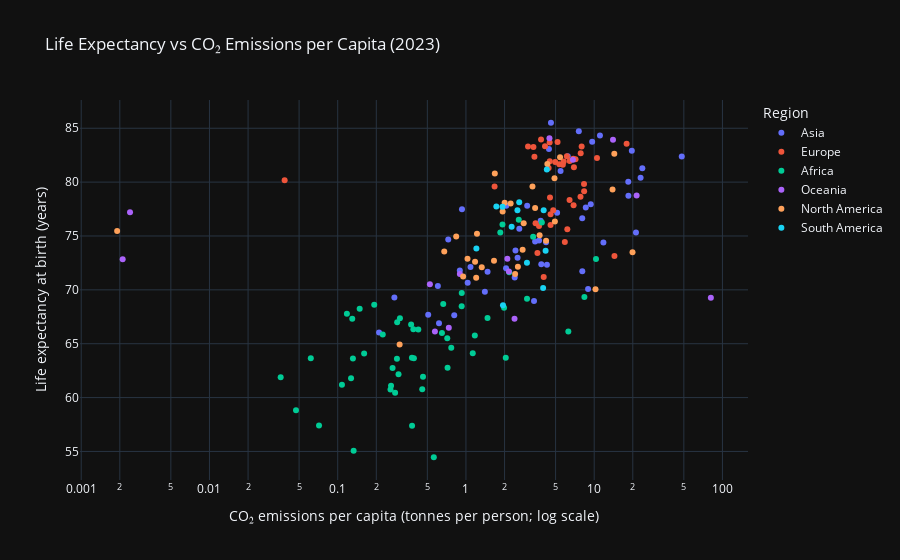

Here is the notebook cell this chart was saved with:
### Code cell
import pandas as pd
import plotly.express as px

# --------------------------------------------------------------
# Load the dataset
# --------------------------------------------------------------
# The dataset is sourced from Our World in Data (OWID) and provides
# information on life expectancy at birth and CO₂ emissions per capita
# for multiple countries and regions worldwide.
# The goal is to explore the potential relationship between these two variables.
input_file_path = '../Datos/life-expectancy-at-birth-vs-co-emissions-per-capita.xlsx'

# Read the Excel file and specify the relevant sheet
df = pd.read_excel(input_file_path, sheet_name='life-expectancy-at-birth-vs-co-')

# --------------------------------------------------------------
# Filter data for the year 2023
# --------------------------------------------------------------
# Selecting only the most recent year allows us to focus on
# the current global state rather than temporal trends.
df_2023 = df[df['Year'] == 2023]

# --------------------------------------------------------------
# Select relevant variables
# --------------------------------------------------------------
# Only keep the columns that are necessary for the analysis:
#   - Country name
#   - Life expectancy at birth
#   - CO₂ emissions per capita
#   - World region (used for color grouping in the visualization)
df_2023 = df_2023[[
    'Entity',
    'Life expectancy - Sex: all - Age: 0 - Variant: estimates',
    'Carbon dioxide (CO2) emissions excluding LULUCF per capita (t CO2e/capita)',
    'World regions according to OWID'
]]

# --------------------------------------------------------------
# Rename columns for readability
# --------------------------------------------------------------
# Shorter and clearer names are used to simplify data handling and improve plot labels.
df_2023 = df_2023.rename(columns={
    'Entity': 'Country',
    'Life expectancy - Sex: all - Age: 0 - Variant: estimates': 'Life expectancy',
    'Carbon dioxide (CO2) emissions excluding LULUCF per capita (t CO2e/capita)': 'CO2 emissions per capita',
    'World regions according to OWID': 'Region'
})

# --------------------------------------------------------------
# Clean missing data
# --------------------------------------------------------------
# Remove any entries that lack essential information
# (either life expectancy or CO₂ emissions data).
df_2023 = df_2023.dropna(subset=['Life expectancy', 'CO2 emissions per capita'])

# Also remove rows with missing or empty 'Region' values,
# ensuring consistent grouping in the visualization.
df_2023_cleaned = df_2023[df_2023['Region'].notna() & (df_2023['Region'] != '')]

# --------------------------------------------------------------
# Create an interactive scatter plot using Plotly
# --------------------------------------------------------------
# Each point represents a country, colored by its world region.
# The X-axis uses a logarithmic scale to better visualize the
# wide range of CO₂ emission values across countries.
fig = px.scatter(
    df_2023_cleaned,
    x='CO2 emissions per capita',
    y='Life expectancy',
    color='Region',
    hover_name='Country',  # Display country name on hover
    log_x=True,            # Logarithmic X-axis to handle large value differences
    title="Life Expectancy vs CO₂ Emissions per Capita (2023)",
    labels={
        'CO2 emissions per capita': 'CO₂ emissions per capita (tonnes per person; log scale)',
        'Life expectancy': 'Life expectancy at birth (years)'
    }
)

# --------------------------------------------------------------
# Export the figure
# --------------------------------------------------------------
# The interactive chart is saved as an HTML file, allowing users to
# explore the data dynamically (zoom, hover, filter, etc.) outside Python.
output_file_path = '../Graphs/life_expectancy_vs_co2_2023_cleaned.html'
fig.write_html(output_file_path)

# Display the interactive visualization in the notebook or browser
fig.show()

### Figure 1 — Plotly figure (JSON) as saved in the notebook; plotly's stock layout.template omitted (floating-point values rounded to 4 significant figures)
{"data": [{"hovertemplate": "<b>%{hovertext}</b><br><br>Region=Asia<br>CO₂ emissions per capita (tonnes per person; log scale)=%{x}<br>Life expectancy at birth (years)=%{y}<extra></extra>", "hovertext": ["Afghanistan", "Armenia", "Azerbaijan", "Bahrain", "Bangladesh", "Bhutan", "Brunei", "Cambodia", "China", "East Timor", "Georgia", "Hong Kong", "India", "Indonesia", "Iran", "Iraq", "Israel", "Japan", "Jordan", "Kazakhstan", "Kuwait", "Kyrgyzstan", "Laos", "Lebanon", "Macao", "Malaysia", "Maldives", "Mongolia", "Myanmar", "Nepal", "North Korea", "Oman", "Pakistan", "Philippines", "Qatar", "Saudi Arabia", "Singapore", "South Korea", "Sri Lanka", "Syria", "Tajikistan", "Thailand", "Turkey", "Turkmenistan", "United Arab Emirates", "Uzbekistan", "Vietnam", "Yemen"], "legendgroup": "Asia", "marker": {"color": "#636efa", "symbol": "circle"}, "mode": "markers", "name": "Asia", "orientation": "v", "showlegend": true, "x": [0.21, 2.606, 4.212, 23.73, 0.7278, 2.526, 21.17, 1.031, 9.399, 0.5078, 3.462, 4.601, 2.055, 2.399, 8.595, 4.28, 6.219, 7.587, 2.061, 11.8, 23.0, 1.474, 3.395, 3.002, 4.438, 8.066, 5.468, 8.077, 0.6164, 0.6039, 2.433, 18.44, 0.8101, 1.404, 48.16, 18.48, 9.644, 11.09, 0.9311, 1.085, 0.8959, 3.824, 5.137, 8.96, 19.65, 3.868, 3.716, 0.2767], "xaxis": "x", "y": [66.03, 75.68, 74.43, 81.28, 74.67, 72.97, 75.33, 70.67, 77.95, 67.69, 74.5, 85.51, 72.0, 71.15, 77.65, 72.32, 82.41, 84.71, 77.81, 74.4, 80.41, 71.68, 68.96, 77.82, 83.08, 76.66, 81.04, 71.73, 66.89, 70.35, 73.64, 80.03, 67.65, 69.83, 82.37, 78.73, 83.74, 84.33, 77.48, 72.12, 71.79, 76.41, 77.16, 70.07, 82.91, 72.39, 74.59, 69.3], "yaxis": "y", "type": "scatter"}, {"hovertemplate": "<b>%{hovertext}</b><br><br>Region=Europe<br>CO₂ emissions per capita (tonnes per person; log scale)=%{x}<br>Life expectancy at birth (years)=%{y}<extra></extra>", "hovertext": ["Albania", "Austria", "Belarus", "Belgium", "Bosnia and Herzegovina", "Bulgaria", "Croatia", "Cyprus", "Czechia", "Denmark", "Estonia", "Faroe Islands", "Finland", "France", "Germany", "Gibraltar", "Greece", "Hungary", "Iceland", "Ireland", "Italy", "Latvia", "Lithuania", "Luxembourg", "Malta", "Moldova", "Netherlands", "North Macedonia", "Norway", "Poland", "Portugal", "Romania", "Russia", "Slovakia", "Slovenia", "Spain", "Sweden", "Switzerland", "Ukraine", "United Kingdom"], "legendgroup": "Europe", "marker": {"color": "#EF553B", "symbol": "circle"}, "mode": "markers", "name": "Europe", "orientation": "v", "showlegend": true, "x": [1.672, 6.441, 5.903, 7.152, 6.906, 6.173, 4.523, 5.341, 8.331, 4.502, 8.346, 0.03858, 5.779, 4.136, 6.948, 17.9, 4.966, 4.569, 7.846, 6.12, 5.178, 3.489, 4.567, 10.51, 3.048, 4.039, 6.873, 4.795, 7.983, 7.82, 3.419, 3.713, 14.39, 6.424, 5.695, 4.494, 3.359, 3.85, 3.61, 4.411], "xaxis": "x", "y": [79.6, 81.96, 74.43, 82.11, 77.85, 75.64, 78.58, 81.65, 79.83, 81.93, 79.15, 80.18, 81.91, 83.33, 81.38, 83.55, 81.86, 77.02, 82.69, 82.41, 83.72, 76.19, 76.03, 82.23, 83.3, 71.2, 82.16, 77.39, 83.31, 78.63, 82.36, 75.94, 73.15, 78.34, 81.6, 83.67, 83.26, 83.95, 73.42, 81.3], "yaxis": "y", "type": "scatter"}, {"hovertemplate": "<b>%{hovertext}</b><br><br>Region=Africa<br>CO₂ emissions per capita (tonnes per person; log scale)=%{x}<br>Life expectancy at birth (years)=%{y}<extra></extra>", "hovertext": ["Algeria", "Angola", "Benin", "Botswana", "Burkina Faso", "Burundi", "Cameroon", "Cape Verde", "Central African Republic", "Chad", "Comoros", "Congo", "Cote d'Ivoire", "Democratic Republic of Congo", "Djibouti", "Egypt", "Equatorial Guinea", "Eritrea", "Eswatini", "Ethiopia", "Gabon", "Gambia", "Ghana", "Guinea", "Guinea-Bissau", "Kenya", "Lesotho", "Liberia", "Libya", "Madagascar", "Malawi", "Mali", "Mauritania", "Mauritius", "Morocco", "Mozambique", "Namibia", "Niger", "Nigeria", "Rwanda", "Sao Tome and Principe", "Senegal", "Seychelles", "Sierra Leone", "Somalia", "South Africa", "Sudan", "Tanzania", "Togo", "Tunisia", "Uganda", "Zambia", "Zimbabwe"], "legendgroup": "Africa", "marker": {"color": "#00cc96", "symbol": "circle"}, "mode": "markers", "name": "Africa", "orientation": "v", "showlegend": true, "x": [3.907, 0.7682, 0.4562, 2.994, 0.2605, 0.06168, 0.3791, 1.927, 0.0715, 0.1331, 0.3736, 1.173, 0.4624, 0.03592, 0.6498, 2.177, 2.044, 0.1926, 1.13, 0.1298, 1.983, 0.2245, 0.7152, 0.2579, 0.1607, 0.3927, 0.38, 0.298, 8.385, 0.1314, 0.3055, 0.2802, 0.9259, 3.341, 1.852, 0.2896, 1.473, 0.1079, 0.5614, 0.118, 0.9274, 0.6651, 10.33, 0.127, 0.04729, 6.286, 0.4251, 0.2908, 0.2679, 2.582, 0.1483, 0.3889, 0.7187], "xaxis": "x", "y": [76.26, 64.62, 60.77, 69.16, 61.09, 63.65, 63.7, 76.06, 57.41, 55.07, 66.78, 65.77, 61.94, 61.9, 65.99, 71.63, 63.71, 68.62, 64.12, 67.31, 68.34, 65.86, 65.5, 60.74, 64.08, 63.65, 57.38, 62.16, 69.34, 63.63, 67.35, 60.44, 68.48, 74.93, 75.31, 63.61, 67.39, 61.18, 54.46, 67.78, 69.72, 68.68, 72.86, 61.79, 58.82, 66.14, 66.33, 67.0, 62.74, 76.51, 68.25, 66.35, 62.77], "yaxis": "y", "type": "scatter"}, {"hovertemplate": "<b>%{hovertext}</b><br><br>Region=Oceania<br>CO₂ emissions per capita (tonnes per person; log scale)=%{x}<br>Life expectancy at birth (years)=%{y}<extra></extra>", "hovertext": ["American Samoa", "Australia", "Fiji", "French Polynesia", "Guam", "Kiribati", "Marshall Islands", "Micronesia (country)", "Nauru", "New Caledonia", "New Zealand", "Northern Mariana Islands", "Palau", "Papua New Guinea", "Samoa", "Solomon Islands", "Tonga", "Tuvalu", "Vanuatu"], "legendgroup": "Oceania", "marker": {"color": "#ab63fa", "symbol": "circle"}, "mode": "markers", "name": "Oceania", "orientation": "v", "showlegend": true, "x": [0.002104, 14.02, 2.392, 4.479, 0.002402, 0.7349, 0.0, 0.0, 0.0, 21.42, 6.825, 0.0, 81.21, 0.5729, 2.162, 0.5235, 2.103, 0.0, 0.8967], "xaxis": "x", "y": [72.85, 83.92, 67.32, 84.07, 77.21, 66.47, 66.94, 67.2, 62.11, 78.77, 82.09, 78.81, 69.27, 66.13, 71.7, 70.53, 72.89, 67.11, 71.48], "yaxis": "y", "type": "scatter"}, {"hovertemplate": "<b>%{hovertext}</b><br><br>Region=North America<br>CO₂ emissions per capita (tonnes per person; log scale)=%{x}<br>Life expectancy at birth (years)=%{y}<extra></extra>", "hovertext": ["Antigua and Barbuda", "Aruba", "Bahamas", "Barbados", "Belize", "Bermuda", "British Virgin Islands", "Canada", "Cayman Islands", "Costa Rica", "Cuba", "Dominica", "Dominican Republic", "El Salvador", "Greenland", "Grenada", "Guatemala", "Haiti", "Honduras", "Jamaica", "Mexico", "Nicaragua", "Panama", "Puerto Rico", "Saint Kitts and Nevis", "Saint Lucia", "Saint Vincent and the Grenadines", "Trinidad and Tobago", "Turks and Caicos Islands", "United States", "United States Virgin Islands"], "legendgroup": "North America", "marker": {"color": "#FFA15A", "symbol": "circle"}, "mode": "markers", "name": "North America", "orientation": "v", "showlegend": true, "x": [3.462, 4.937, 4.215, 2.82, 0.6774, 5.417, 1.932, 14.35, 4.902, 1.679, 2.002, 1.201, 2.767, 1.328, 10.24, 1.219, 1.178, 0.3039, 1.028, 2.417, 3.754, 0.839, 3.301, 4.312, 2.541, 1.654, 0.9504, 19.9, 2.232, 13.9, 0.001906], "xaxis": "x", "y": [77.6, 76.35, 74.55, 76.18, 73.57, 82.31, 77.28, 82.63, 80.36, 80.8, 78.08, 71.13, 73.72, 72.1, 70.06, 75.2, 72.6, 64.94, 72.88, 71.48, 75.07, 74.95, 79.59, 81.69, 72.14, 72.7, 71.23, 73.49, 78.01, 79.3, 75.47], "yaxis": "y", "type": "scatter"}, {"hovertemplate": "<b>%{hovertext}</b><br><br>Region=South America<br>CO₂ emissions per capita (tonnes per person; log scale)=%{x}<br>Life expectancy at birth (years)=%{y}<extra></extra>", "hovertext": ["Argentina", "Bolivia", "Brazil", "Chile", "Colombia", "Ecuador", "Guyana", "Paraguay", "Peru", "Suriname", "Uruguay", "Venezuela"], "legendgroup": "South America", "marker": {"color": "#19d3f3", "symbol": "circle"}, "mode": "markers", "name": "South America", "orientation": "v", "showlegend": true, "x": [4.036, 1.944, 2.271, 4.273, 1.928, 2.521, 3.999, 1.206, 1.726, 4.18, 2.602, 2.989], "xaxis": "x", "y": [77.39, 68.58, 75.85, 81.17, 77.72, 77.39, 70.18, 73.84, 77.74, 73.63, 78.14, 72.51], "yaxis": "y", "type": "scatter"}], "layout": {"xaxis": {"anchor": "y", "domain": [0.0, 1.0], "title": {"text": "CO₂ emissions per capita (tonnes per person; log scale)"}, "type": "log"}, "yaxis": {"anchor": "x", "domain": [0.0, 1.0], "title": {"text": "Life expectancy at birth (years)"}}, "legend": {"title": {"text": "Region"}, "tracegroupgap": 0}, "title": {"text": "Life Expectancy vs CO₂ Emissions per Capita (2023)"}}}
